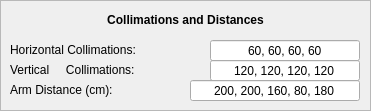
   <widget class="QFrame" name="coll_arms_frame">
    <property name="geometry">
     <rect>
      <x>10</x>
      <y>700</y>
      <width>371</width>
      <height>111</height>
     </rect>
    </property>
    <property name="sizePolicy">
     <sizepolicy hsizetype="Expanding" vsizetype="Expanding">
      <horstretch>0</horstretch>
      <verstretch>1</verstretch>
     </sizepolicy>
    </property>
    <property name="minimumSize">
     <size>
      <width>300</width>
      <height>101</height>
     </size>
    </property>
    <property name="frameShape">
     <enum>QFrame::StyledPanel</enum>
    </property>
    <property name="frameShadow">
     <enum>QFrame::Sunken</enum>
    </property>
    <widget class="QLabel" name="coll_arms_label">
     <property name="geometry">
      <rect>
       <x>0</x>
       <y>10</y>
       <width>371</width>
       <height>20</height>
      </rect>
     </property>
     <property name="sizePolicy">
      <sizepolicy hsizetype="Fixed" vsizetype="Fixed">
       <horstretch>0</horstretch>
       <verstretch>0</verstretch>
      </sizepolicy>
     </property>
     <property name="minimumSize">
      <size>
       <width>360</width>
       <height>20</height>
      </size>
     </property>
     <property name="text">
      <string>&lt;html&gt;&lt;head/&gt;&lt;body&gt;&lt;p&gt;&lt;span style=&quot; font-weight:600;&quot;&gt;Collimations and Distances&lt;/span&gt;&lt;/p&gt;&lt;/body&gt;&lt;/html&gt;</string>
     </property>
     <property name="alignment">
      <set>Qt::AlignCenter</set>
     </property>
    </widget>
    <widget class="QLabel" name="hcol_label">
     <property name="geometry">
      <rect>
       <x>10</x>
       <y>40</y>
       <width>171</width>
       <height>20</height>
      </rect>
     </property>
     <property name="sizePolicy">
      <sizepolicy hsizetype="Preferred" vsizetype="Fixed">
       <horstretch>0</horstretch>
       <verstretch>0</verstretch>
      </sizepolicy>
     </property>
     <property name="minimumSize">
      <size>
       <width>160</width>
       <height>16</height>
      </size>
     </property>
     <property name="text">
      <string>Horizontal Collimations:</string>
     </property>
     <property name="alignment">
      <set>Qt::AlignLeading|Qt::AlignLeft|Qt::AlignVCenter</set>
     </property>
    </widget>
    <widget class="QLabel" name="arms_label">
     <property name="geometry">
      <rect>
       <x>10</x>
       <y>80</y>
       <width>151</width>
       <height>20</height>
      </rect>
     </property>
     <property name="sizePolicy">
      <sizepolicy hsizetype="Fixed" vsizetype="Fixed">
       <horstretch>0</horstretch>
       <verstretch>0</verstretch>
      </sizepolicy>
     </property>
     <property name="minimumSize">
      <size>
       <width>88</width>
       <height>16</height>
      </size>
     </property>
     <property name="text">
      <string>Arm Distance (cm):</string>
     </property>
     <property name="alignment">
      <set>Qt::AlignLeading|Qt::AlignLeft|Qt::AlignVCenter</set>
     </property>
    </widget>
    <widget class="QLineEdit" name="hcols_input">
     <property name="geometry">
      <rect>
       <x>210</x>
       <y>40</y>
       <width>150</width>
       <height>21</height>
      </rect>
     </property>
     <property name="sizePolicy">
      <sizepolicy hsizetype="Fixed" vsizetype="Fixed">
       <horstretch>0</horstretch>
       <verstretch>0</verstretch>
      </sizepolicy>
     </property>
     <property name="minimumSize">
      <size>
       <width>150</width>
       <height>21</height>
      </size>
     </property>
     <property name="maximumSize">
      <size>
       <width>150</width>
       <height>21</height>
      </size>
     </property>
     <property name="text">
      <string>60, 60, 60, 60</string>
     </property>
     <property name="alignment">
      <set>Qt::AlignCenter</set>
     </property>
    </widget>
    <widget class="QLineEdit" name="arms_input">
     <property name="geometry">
      <rect>
       <x>190</x>
       <y>80</y>
       <width>170</width>
       <height>21</height>
      </rect>
     </property>
     <property name="sizePolicy">
      <sizepolicy hsizetype="Fixed" vsizetype="Fixed">
       <horstretch>0</horstretch>
       <verstretch>0</verstretch>
      </sizepolicy>
     </property>
     <property name="minimumSize">
      <size>
       <width>150</width>
       <height>21</height>
      </size>
     </property>
     <property name="maximumSize">
      <size>
       <width>200</width>
       <height>21</height>
      </size>
     </property>
     <property name="text">
      <string>200, 200, 160, 80, 180</string>
     </property>
     <property name="alignment">
      <set>Qt::AlignCenter</set>
     </property>
    </widget>
    <widget class="QLabel" name="vcol_label">
     <property name="geometry">
      <rect>
       <x>10</x>
       <y>60</y>
       <width>181</width>
       <height>20</height>
      </rect>
     </property>
     <property name="sizePolicy">
      <sizepolicy hsizetype="Fixed" vsizetype="Fixed">
       <horstretch>0</horstretch>
       <verstretch>0</verstretch>
      </sizepolicy>
     </property>
     <property name="minimumSize">
      <size>
       <width>160</width>
       <height>16</height>
      </size>
     </property>
     <property name="text">
      <string>Vertical     Collimations:</string>
     </property>
     <property name="alignment">
      <set>Qt::AlignLeading|Qt::AlignLeft|Qt::AlignVCenter</set>
     </property>
    </widget>
    <widget class="QLineEdit" name="vcols_input">
     <property name="geometry">
      <rect>
       <x>210</x>
       <y>60</y>
       <width>150</width>
       <height>21</height>
      </rect>
     </property>
     <property name="sizePolicy">
      <sizepolicy hsizetype="Fixed" vsizetype="Fixed">
       <horstretch>0</horstretch>
       <verstretch>0</verstretch>
      </sizepolicy>
     </property>
     <property name="minimumSize">
      <size>
       <width>150</width>
       <height>21</height>
      </size>
     </property>
     <property name="maximumSize">
      <size>
       <width>150</width>
       <height>21</height>
      </size>
     </property>
     <property name="text">
      <string>120, 120, 120, 120</string>
     </property>
     <property name="alignment">
      <set>Qt::AlignCenter</set>
     </property>
    </widget>
   </widget>
